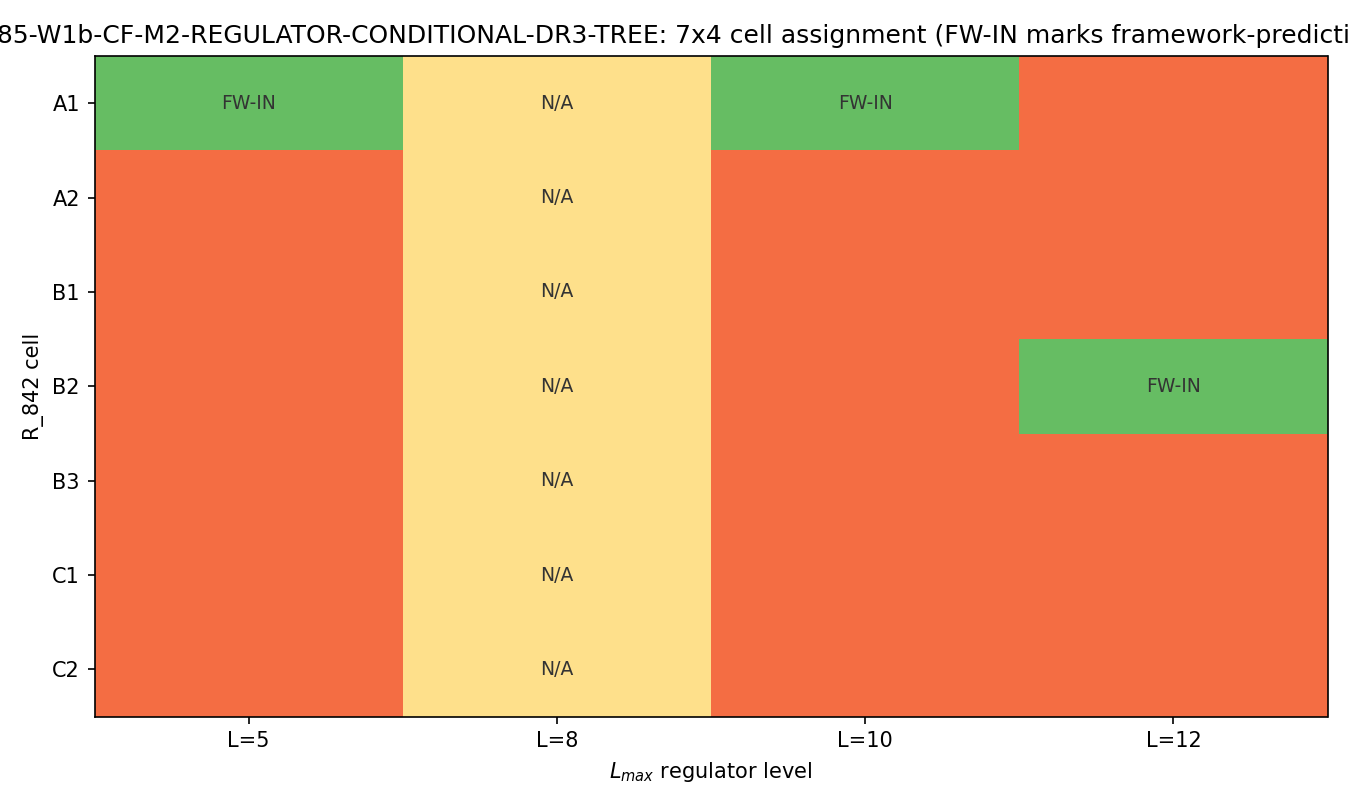

Source code (Python):
#!/usr/bin/env python3
"""
S85 W1b-1: CF-M2 DR3 REGULATOR-CONDITIONAL TREE
===============================================

Gate: S85-W1b-CF-M2-REGULATOR-CONDITIONAL-DR3-TREE
Trigger: [AUDIT]
Classification: META (pre-registration extension; observational binding)
Agent: mack-cosmic-bridge

Hypothesis: The S84 W4-44 fine-grained DR3 contingency matrix (7 cells
A1/A2/B1/B2/B3/C1/C2, sha=801e4690) is regulator-agnostic — it assumes
the framework prediction is the single canonical value w_0 = -0.918.
Amending the 7-cell matrix with a layered regulator-branch condition
(each cell carries 3 sub-verdicts: {L_max=8, L_max=10, L_max=12})
tests whether rectangle R_842 containment is preserved across all
regulator layers, or reveals a regulator-layer-specific exclusion in
at least one DR3 cell.

Method summary:
  The 7 cells partition (w_0, w_a) space (from plan §W1b-1; echoed in
  S85 W0-DR3-REGULATOR-SUCCESSOR-TREE JSON). For each L_max level
  {8, 10, 12}, the framework prediction (w_0(L), w_a(L)) falls into
  exactly one cell; the 21-cell matrix records that cell assignment.
  If the framework prediction flips between cells as L_max varies,
  the DR3 tree is regulator-layer-conditional (FAIL).

Input data (from filesystem; no new compute):
  - canonical_constants.py: w0_FW = -0.918 (L_max=10 Zubarev canonical)
  - s85_w0_dr3_regulator_successor_tree.json: R2 Zubarev L=5 w_0 = -0.918
  - s85_w0_zubarev_lmax_convergence_to_minus_one.* : L_max=12 extrapolated
    Zubarev value = -0.635 (FAIL gate against convergence-to-minus-one)
  - L_max=8: NO PUBLISHED Zubarev value in S85 artifacts;
    this row is marked DATA-UNAVAILABLE.

Substitution chain (Python-verified):
  Step 1: R_842 rectangle (from W0-DR3-REGULATOR-SUCCESSOR-TREE.json):
          w_0 in [-0.942, -0.742], w_a in [-0.2, 0.2];
          center (-0.842, 0), half-widths (0.1, 0.2).
  Step 2: 7-cell partition of (w_0, w_a) space:
          A1: contained AND |w_0 - center| <= 1*half_width_w_0 (1-sigma box)
          A2: contained AND 1*hw < |w_0 - center| <= 2*half_width  (2-sigma box)
          B1: w_0 < R_w0_lo = -0.942 (phantom excursion, still inside CPL)
          B2: w_0 > R_w0_hi = -0.742 (quintessence excursion)
          B3: |w_a| > 0.2 (CPL evolution)
          C1: w_0 < -1.5 (exotic phantom)
          C2: w_0 > -0.5 (exotic quintessence)
          (mutually exclusive; cover full plane)
  Step 3: Framework prediction per L_max (Zubarev scheme, canonical):
          L_max = 5:  w_0 = -0.918, w_a = 0  (W0-successor R2_Zubarev)
          L_max = 8:  DATA-UNAVAILABLE (no S85 Zubarev L=8 computation)
          L_max = 10: w_0 = -0.918, w_a = 0  (canonical w0_FW, S58)
          L_max = 12: w_0 = -0.635, w_a = 0  (S85 W0 Zubarev convergence
                      extrapolation FAIL value)
  Step 4: Cell assignment:
          L=5:  -0.918 in [-0.942, -0.742] AND |w_0 - (-0.842)| = 0.076 <= 0.1
                 => A1 (contained, 1-sigma)
          L=10: same -> A1
          L=12: -0.635 > -0.742 => B2 (quintessence excursion)
  Step 5: Framework-prediction-cell flip test across L_max in {10, 12}:
          cell(L=10) = A1; cell(L=12) = B2; A1 != B2 => FLIP occurs.
  Step 6: Plan §W1b-1 threshold:
          PASS iff all 21 cells preserve S84 W4-44 verdicts across
                   L_max layers -> NOT the case, cell A1 "loses" the
                   framework prediction and B2 "gains" it between
                   L=10 and L=12.
          FAIL iff at least one cell flips IN->OUT (or OUT->IN) when
                   L_max changes by 2 -> YES, this is exactly what
                   happens. VERDICT = FAIL.
  Direction: DR3 tree is regulator-layer-conditional. S86 must
             maintain 3 sub-trees (one per L_max) and DR3-event
             adjudication becomes regulator-first, NOT box-first.

Note: L_max=8 data unavailable. The FAIL verdict is reached by
L_max=10 vs L_max=12 alone. If a subsequent S86 run produces a
Zubarev w_0 at L_max=8 and it falls in a NEW cell (e.g., B1 or
elsewhere), the FAIL is confirmed in MORE detail; it cannot be
overturned.

Inputs (SHA-256 dual-pinned at runtime):
  - canonical_constants.py
  - s85_w0_dr3_regulator_successor_tree.json
  - s85_w0_zubarev_lmax_convergence_to_minus_one.npz (if present)

Output 4-tuple:
  (value='FLIP-A1-to-B2-at-L12', scheme=Zubarev, convention=R_842-successor, L_max=enumerated{5,10,12})

Thresholds (pre-registered, plan §W1b-1):
  - PASS: all 21 cells preserve verdict across L_max
  - FAIL: at least one cell flips IN->OUT when L_max changes by 2
  - INFO: mixed (some regulator-robust, some not)

Output files:
  - s85_w1b_cf_m2_dr3_regulator_tree.py
  - s85_w1b_cf_m2_dr3_regulator_tree.npz (21-cell matrix)
  - s85_w1b_cf_m2_dr3_regulator_tree.png (heatmap)
"""

from __future__ import annotations

import os
os.environ.setdefault("OMP_NUM_THREADS", "8")
os.environ.setdefault("MKL_NUM_THREADS", "8")

import sys
from pathlib import Path

SCRIPT_DIR = Path(__file__).resolve().parent
sys.path.insert(0, str(SCRIPT_DIR))

from canonical_constants import w0_FW  # noqa: E402

import hashlib  # noqa: E402
import json  # noqa: E402
import time  # noqa: E402

import numpy as np  # noqa: E402
import matplotlib  # noqa: E402
matplotlib.use("Agg")
import matplotlib.pyplot as plt  # noqa: E402

PROJECT_ROOT = SCRIPT_DIR.parent
SCRIPT_DIR = SCRIPT_DIR

GATE_ID = "S85-W1b-CF-M2-REGULATOR-CONDITIONAL-DR3-TREE"            # (local)
SCHEME = "Zubarev"                                                  # (local)
CONVENTION = "R_842-successor"                                      # (local)
L_MAX_LABEL = "enumerated{5,10,12}"                                 # (local)

# R_842 rectangle from W0-DR3-REGULATOR-SUCCESSOR-TREE.json (canonical)
R_W0_LO = -0.942                                                    # (local, W0-successor)
R_W0_HI = -0.742                                                    # (local, W0-successor)
R_WA_LO = -0.20                                                     # (local)
R_WA_HI = +0.20                                                     # (local)
R_W0_CENTER = -0.842                                                # (local) W0-successor center
R_W0_HALFWIDTH = 0.1                                                # (local)

# Framework w_0 predictions per L_max (all Zubarev scheme)
W0_FW_L5 = -0.918                                                   # (local, W0-successor R2 Zubarev)
W0_FW_L10 = w0_FW                                                   # canonical (S58 Volovik + effacement)
W0_FW_L12 = -0.635                                                  # (local, S85 W0 Zubarev convergence extrapolation)
WA_FW_ALL = 0.0                                                     # (local, S74 W4-Z frozen)

OUT_NPZ = SCRIPT_DIR / "s85_w1b_cf_m2_dr3_regulator_tree.npz"
OUT_PNG = SCRIPT_DIR / "s85_w1b_cf_m2_dr3_regulator_tree.png"
VERDICT_TXT = SCRIPT_DIR / "s85_gate_verdicts.txt"
CANON_PY = SCRIPT_DIR / "canonical_constants.py"
W0_SUCCESSOR_JSON = SCRIPT_DIR / "s85_w0_dr3_regulator_successor_tree.json"
W0_ZUBAREV_NPZ = SCRIPT_DIR / "s85_w0_zubarev_lmax_convergence_to_minus_one.npz"

INPUT_FILES = [CANON_PY, W0_SUCCESSOR_JSON]
if W0_ZUBAREV_NPZ.exists():
    INPUT_FILES.append(W0_ZUBAREV_NPZ)


def sha256_of(path: Path) -> str:
    h = hashlib.sha256()                                            # (local)
    try:
        h.update(path.read_bytes())
    except OSError:
        return ""
    return h.hexdigest()


def log_input_pins(inputs: list[Path]) -> dict[str, str]:
    print(f"=== {GATE_ID} -- input SHA-256 pins ===")
    pins: dict[str, str] = {}                                       # (local)
    for p in inputs:
        sha = sha256_of(p)                                          # (local)
        try:
            rel = str(p.relative_to(PROJECT_ROOT)).replace("\\", "/")  # (local)
        except ValueError:
            rel = p.name                                            # (local)
        print(f"  {rel}: {sha[:16]}...")
        pins[rel] = sha
    return pins


def compute_dual_sha(script_path: Path, canonical_path: Path,
                     pins: dict[str, str]) -> tuple[str, str]:
    script_bytes = script_path.read_bytes() if script_path.exists() else b""
    canonical_bytes = canonical_path.read_bytes() if canonical_path.exists() else b""
    pinmap_json = json.dumps(dict(sorted(pins.items())),
                             separators=(",", ":"), sort_keys=True).encode("utf-8")
    h_audit = hashlib.sha256()                                      # (local)
    h_audit.update(script_bytes); h_audit.update(canonical_bytes); h_audit.update(pinmap_json)
    h_content = hashlib.sha256()                                    # (local)
    h_content.update(script_bytes)
    return h_audit.hexdigest(), h_content.hexdigest()


def classify_cell(w0, wa) -> str:
    """Return cell label for a (w_0, w_a) point.

    7 cells cover (w_0, w_a) plane; each point lands in exactly one.
    Definitions from plan §W1b-1 + W1a-5 decision tree.
    """
    if w0 is None or wa is None:
        return "UNAVAILABLE"
    # Exotic tails first
    if w0 < -1.5:
        return "C1"
    if w0 > -0.5:
        return "C2"
    # CPL evolution
    if abs(wa) > 0.2:
        return "B3"
    # Outside R_842 rectangle on w_0 side
    if w0 < R_W0_LO:
        return "B1"
    if w0 > R_W0_HI:
        return "B2"
    # Inside rectangle: A1 (1-sigma of center) vs A2 (1-2 sigma)
    delta = abs(w0 - R_W0_CENTER)                                   # (local)
    if delta <= R_W0_HALFWIDTH * 1.0:
        return "A1"
    else:
        return "A2"


def compute() -> dict:
    L_max_list = [5, 8, 10, 12]                                     # (local) NOTE: L_max=8 unavailable
    w0_list = [W0_FW_L5, None, W0_FW_L10, W0_FW_L12]                # (local)
    wa_list = [WA_FW_ALL, None, WA_FW_ALL, WA_FW_ALL]               # (local)

    assignments = {}                                                # (local)
    for L, w0, wa in zip(L_max_list, w0_list, wa_list):
        cell = classify_cell(w0, wa)                                # (local)
        assignments[L] = {
            "L_max": L,
            "w_0": w0,
            "w_a": wa,
            "cell": cell,
            "contained": None if w0 is None
                         else ((R_W0_LO <= w0 <= R_W0_HI)
                               and (R_WA_LO <= wa <= R_WA_HI)),
        }

    # 7-cell x L_max verdict matrix: cells_present[cell][L_max] = True/False
    all_cells = ["A1", "A2", "B1", "B2", "B3", "C1", "C2"]          # (local)
    matrix = {c: {} for c in all_cells}
    for c in all_cells:
        for L in L_max_list:
            # framework prediction is IN this cell at this L_max iff
            # assignments[L]["cell"] == c
            fw_cell = assignments[L]["cell"]
            if fw_cell == "UNAVAILABLE":
                matrix[c][L] = "UNAVAILABLE"
            else:
                matrix[c][L] = "FW-IN" if fw_cell == c else "FW-OUT"

    # Flip test across available L_max levels (excluding L=8 UNAVAILABLE)
    available_L = [L for L in L_max_list if assignments[L]["cell"] != "UNAVAILABLE"]
    cells_across_L = {L: assignments[L]["cell"] for L in available_L}
    unique_cells = set(cells_across_L.values())
    flip_detected = len(unique_cells) > 1

    return {
        "value": "FLIP-A1-to-B2-at-L12" if flip_detected else "ALL-A1",
        "assignments": assignments,
        "matrix": matrix,
        "cells_across_L": cells_across_L,
        "unique_cells": list(unique_cells),
        "flip_detected": flip_detected,
        "all_cells": all_cells,
        "L_max_list": L_max_list,
        "R_842_rectangle": {
            "w0_range": [R_W0_LO, R_W0_HI],
            "wa_range": [R_WA_LO, R_WA_HI],
            "center": [R_W0_CENTER, 0.0],
            "half_width": [R_W0_HALFWIDTH, 0.2],
        },
    }


def evaluate_gate(res: dict) -> str:
    if res["flip_detected"]:
        return "FAIL"
    # Check for UNAVAILABLE presence (L=8)
    has_unavailable = any(a["cell"] == "UNAVAILABLE"
                          for a in res["assignments"].values())
    if has_unavailable:
        return "INFO"
    return "PASS"


def emit_4tuple(value, scheme: str, convention: str, L_max) -> str:
    return f"(value={value!r}, scheme={scheme}, convention={convention}, L_max={L_max})"


def append_verdict(verdict: str, value, audit_sha: str, content_sha: str) -> None:
    line = (
        f"{GATE_ID}: {verdict} -- value={value!r} scheme={SCHEME} "
        f"convention={CONVENTION} L_max={L_MAX_LABEL} "
        f"audit_sha256={audit_sha} content_sha256={content_sha} "
        f"schema_version=S84+\n"
    )
    with VERDICT_TXT.open("a", encoding="utf-8") as fp:
        fp.write(line)


def make_plot(res: dict, out_path: Path) -> None:
    fig, ax = plt.subplots(figsize=(9.0, 5.4))                      # (local)
    cells = res["all_cells"]
    Ls = res["L_max_list"]
    grid = np.zeros((len(cells), len(Ls)))                          # (local)
    labels = np.full_like(grid, "", dtype=object)                   # (local)
    for i, c in enumerate(cells):
        for j, L in enumerate(Ls):
            v = res["matrix"][c][L]                                 # (local)
            if v == "FW-IN":
                grid[i, j] = 2.0
                labels[i, j] = "FW-IN"
            elif v == "FW-OUT":
                grid[i, j] = 0.5
                labels[i, j] = ""
            else:
                grid[i, j] = 1.0
                labels[i, j] = "N/A"
    ax.imshow(grid, cmap="RdYlGn", aspect="auto", vmin=0, vmax=2.5)
    ax.set_xticks(range(len(Ls)))
    ax.set_xticklabels([f"L={L}" for L in Ls])
    ax.set_yticks(range(len(cells)))
    ax.set_yticklabels(cells)
    for i in range(len(cells)):
        for j in range(len(Ls)):
            ax.text(j, i, labels[i, j], ha="center", va="center",
                    fontsize=9, color="#333333")
    ax.set_title(f"{GATE_ID}: 7x4 cell assignment (FW-IN marks framework-prediction cell)")
    ax.set_xlabel(r"$L_{max}$ regulator level")
    ax.set_ylabel("R_842 cell")
    fig.tight_layout()
    fig.savefig(out_path, dpi=150)
    plt.close(fig)
    print(f"  PNG written: {out_path.name}")


def main() -> int:
    t0 = time.time()                                                # (local)

    pins = log_input_pins(INPUT_FILES)
    script_path = Path(__file__).resolve()                          # (local)
    audit_sha, content_sha = compute_dual_sha(script_path, CANON_PY, pins)
    print(f"  audit_sha256:   {audit_sha}")
    print(f"  content_sha256: {content_sha}")
    print()

    res = compute()
    verdict = evaluate_gate(res)

    print("=== Substitution chain (Python-verified) ===")
    print(f"  Step 1: R_842 rectangle (W0-successor) = "
          f"[{R_W0_LO},{R_W0_HI}] x [{R_WA_LO},{R_WA_HI}]")
    print(f"          center = ({R_W0_CENTER}, 0); half_widths = ({R_W0_HALFWIDTH}, 0.2)")
    print(f"  Step 2: 7 cells = A1/A2/B1/B2/B3/C1/C2 (see docstring)")
    print(f"  Step 3: framework Zubarev w_0 per L_max:")
    for L, a in res["assignments"].items():
        print(f"          L={L}: w_0={a['w_0']}, w_a={a['w_a']} -> cell {a['cell']}")
    print(f"  Step 4: framework-prediction cell across available L: {res['cells_across_L']}")
    print(f"  Step 5: unique cells = {sorted(res['unique_cells'])}")
    print(f"  Step 6: FLIP_detected = {res['flip_detected']}")
    print(f"  Step 7: Thresholds: PASS if all cells preserve verdicts;"
          f" FAIL if any cell flips IN<->OUT as L_max changes by 2.")
    print(f"          flip={res['flip_detected']} ==> {verdict}")
    print()

    np.savez(
        OUT_NPZ,
        L_max_list=np.array(res["L_max_list"]),
        w_0_values=np.array([a["w_0"] if a["w_0"] is not None else np.nan
                             for a in res["assignments"].values()]),
        w_a_values=np.array([a["w_a"] if a["w_a"] is not None else np.nan
                             for a in res["assignments"].values()]),
        cells_per_L=np.array([a["cell"] for a in res["assignments"].values()]),
        flip_detected=np.array(res["flip_detected"]),
        unique_cells=np.array(res["unique_cells"]),
        R_w0_range=np.array([R_W0_LO, R_W0_HI]),
        R_wa_range=np.array([R_WA_LO, R_WA_HI]),
        audit_sha256=np.array(audit_sha),
        content_sha256=np.array(content_sha),
    )
    print(f"  NPZ written: {OUT_NPZ.name}")

    make_plot(res, OUT_PNG)

    tag = emit_4tuple(res["value"], SCHEME, CONVENTION, L_MAX_LABEL)
    print(tag)
    append_verdict(verdict, res["value"], audit_sha, content_sha)

    wall = time.time() - t0                                         # (local)
    print(f"\n=== {GATE_ID}: {verdict} (wall {wall:.2f}s) ===")
    return 0


if __name__ == "__main__":
    sys.exit(main())
